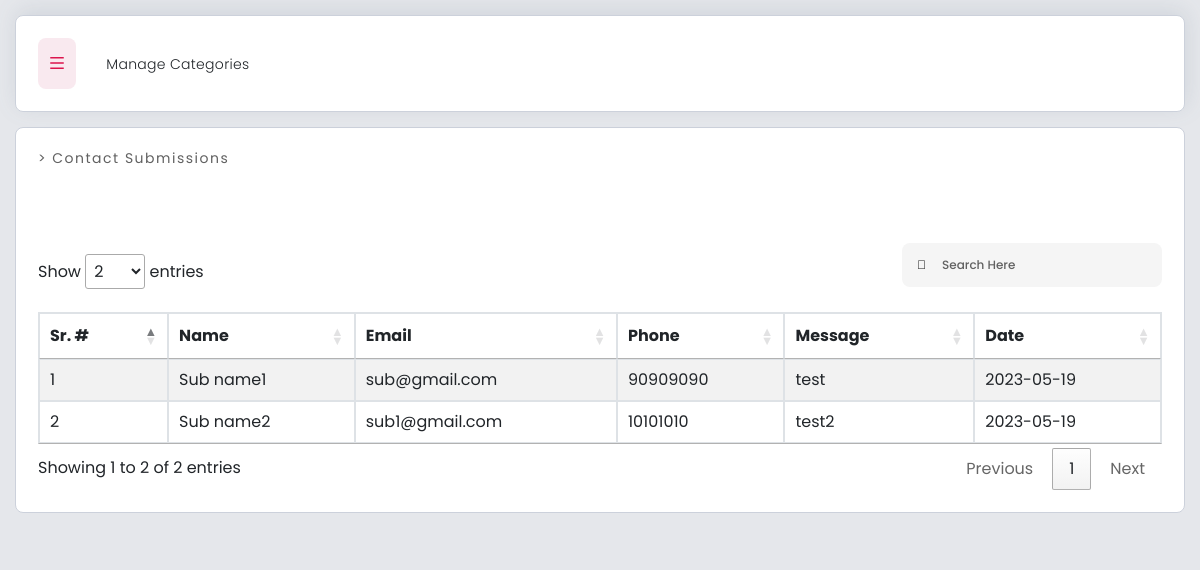
Page /admin/manage-submissions.php (signed in) on the committed database.
### tables this page shows
CREATE TABLE `submissions` (
  `sub_id` int(11) NOT NULL,
  `sub_name` text NOT NULL,
  `sub_phone` text NOT NULL,
  `sub_email` text NOT NULL,
  `sub_message` text NOT NULL,
  `sub_date` date NOT NULL
);

### admin/manage-submissions.php (the view, shortened to what this page needs)
<?php
include('include/functions.php');
    ?>
<!DOCTYPE html>
<html lang="en">
<head>
  <link rel="stylesheet" type="text/css" href="CSS-Files/form.css">
  <link rel="stylesheet" type="text/css" href="CSS-Files/Library.css">
  <link rel="stylesheet" type="text/css" href="CSS-Files/stylemain.css">
  <link href="https://cdn.jsdelivr.net/npm/remixicon@2.2.0/fonts/remixicon.css" rel="stylesheet">
  <link rel="stylesheet" href="https://use.fontawesome.com/releases/v5.3.1/css/all.css" />
  <link rel="stylesheet" href="https://pro.fontawesome.com/releases/v5.10.0/css/all.css" />
  <link rel="stylesheet" href="https://cdnjs.cloudflare.com/ajax/libs/font-awesome/5.12.1/css/all.min.css" />
  <link rel="stylesheet" href="https://cdn.datatables.net/1.13.1/css/jquery.dataTables.min.css">
  <link rel="stylesheet" href="https://maxcdn.bootstrapcdn.com/bootstrap/4.0.0/css/bootstrap.min.css">
</head>
<body>
  <div class="content-section">
    <section class="dashboard-header">
      <div class="header-container">
        <div class="web_header_main">
          <div class="web_header_0">
            <ul class="web_header_0_list_0">
              <li class="li_0 web_header_logo">
                <a class="header-hamburger-btn">
                  <i class="ri-menu-fill hamburger_img"></i>
                </a>
              </li>
              <ul class="web_header_0_list_1">
                <li class="li_0"><a to="/"> Manage Categories</a> </li>
              </ul>
            </ul>
          </div>
        </div>
      </div>
    </section>
    <div class="content-section-main">
      <div class="content-container">
        <div class="responsive_content_manage">
          <div class="pagination-list">
            <h5> > Contact Submissions</h5>
          </div>
          <div class="student_data_tabel_header">
            <div class="datatable_custom_search_field">
              <i class="fal fa-search"></i>
              <input id="custom_datatable_search_field" type="text" placeholder="Search Here">
            </div>
          </div>
          <table id="record_data_tabel" class="table table-striped table-bordered" style="width:100%">
            <thead>
              <tr>
                <th>Sr. #</th>
                <th>Name</th>
                <th>Email</th>
                <th>Phone</th>
                <th>Message</th>
                <th>Date</th>
              </tr>
            </thead>
            <tbody class="table-border-bottom-0">
              <?php
              $query = $db->query("SELECT * FROM submissions  ORDER BY sub_date DESC");
              while ($row = $query->fetch_assoc()) {
              ?>
                <tr>
                  <td><?=$row['sub_id'];?></td>
                  <td><?=$row['sub_name'];?></td>
                  <td><?=$row['sub_email'];?></td>
                  <td><?=$row['sub_phone'];?></td>
                  <td><?=$row['sub_message'];?></td>
                  <td><?php echo $row['sub_date']; ?></td>
                </tr>
              <?php
              }
              ?>
            </tbody>
        </div>
      </div>
    </div>
  </div>
</body>
</html>

### admin/CSS-Files/Library.css (style rules this page uses)
* { -web-kit-box-sizing: border-box; -moz-box-sizing: border-box; box-sizing: border-box; padding: 0px; margin: 0px; font-family: 'Poppins', sans-serif; }
html { scroll-behavior: smooth; }
:root { --bg-color-one: #F9E9EF; --bg-color-two: #fff; --bg-color-three: #DB154D; --bg-color-four: #E5E7EB; --bg-color-five: #f5f5f5; --btn-color-one: green; --btn-color-two: white; --text-color-one: #212121; --text-color-two: #a1acb8; --text-color-three: #616161; --text-color-four: #DB154D; --heading-font-family: 'Roboto', sans-serif; --content-font-family: 'Roboto', sans-serif; --btn-width: 148px; --btn-height: 48px; --custom-container-one: 1160px; --custom-container-two: 920px; --custom-container-three: 1500px; --filter-one: drop-shadow(2px -5px 11px rgba(67,89,113, 12%)); --filter-two: drop-shadow(10px -1px 15px rgba(72, 158, 180, 0.9)); --border-color-one:#CCD1DB; --border-color-two: #DB154D; --border-color-three:#fff; }
body { float: left; width: 100%; margin: 0px; display: block; background-color: var(--bg-color-two); font-family: 'Poppins', sans-serif; }

### admin/CSS-Files/stylemain.css (style rules this page uses)
.student_data_tabel_header { display: flex; align-items: center; justify-content: flex-end; transform: translateY(48px); margin-bottom: 15px; position: relative; z-index: 99; }
.datatable_custom_search_field { width: 260px; background: #F5F5F5; border-radius: 8px; height: 44px; display: flex; align-items: center; position: relative; }
.datatable_custom_search_field i { font-size: 12px; color: #000; position: absolute; left: 15px; height: 100%; display: flex; align-items: center; justify-content: center; }
.datatable_custom_search_field input { font-style: normal; font-weight: 500; font-size: 12px; line-height: 20px; display: flex; align-items: center; color: #616161; outline: unset; border: unset; background-color: unset; width: 100%; height: 100%; padding: 0px 15px 0px 40px; }
.datatable_custom_search_field input::placeholder { color: #616161; }
.dashboard-header { display: block; width: 100%; padding: 15px 15px 0px 15px; }
.header-container { max-width: var(--custom-container-three); margin: 0 auto; }
.web_header_main { display: flex; width: 100%; background-color: var(--bg-color-two); filter: var(--filter-one); padding: 20px 15px; border: 1px solid var(--border-color-one); border-radius: 8px; padding: 22px; align-items: center; justify-content: space-between; }
.web_header_main a { text-decoration: none !important; font-size: 14px; color: var(--text-color-one); font-weight: 300; letter-spacing: 0.3px; }
.web_header_0 { display: flex; justify-content: space-between; width: 100%; align-items: center; }
.web_header_0 ul { display: flex; align-items: center; margin: 0px; }
.web_header_0 ul li { list-style: none !important; }
ul.web_header_0_list_1 { padding-left: 30px; margin: 0px; }
.web_header_0_list_0 li a { text-decoration: none !important; font-size: 14px; color: var(--text-color-one); font-weight: 300; letter-spacing: 0.3px; }
.header-hamburger-btn { cursor: pointer; display: flex; }
.header-hamburger-btn i { font-size: 18px; color: var(--bg-color-three); background-color: var(--bg-color-one); border-radius: 8px; padding: 12px 10px; }
html { scrollbar-width: thin; }
.content-section-main { width: 100%; padding: 15px 15px 30px 15px; background-color: var(--bg-color-four); }
.content-section { background-color: var(--bg-color-four); padding-left: 280px; transition: 0.5s ease-in-out; display: flex; flex-direction: column; height: 100vh; }
.responsive_content_manage { background-color: var(--bg-color-two); border: 1px solid var(--border-color-one); border-radius: 8px; padding: 22px; }
.pagination-list { display: flex; width: 100%; padding-bottom: 20px; }
.pagination-list h5 { color:var(--text-color-three); font-size: 14px; font-weight: 400; letter-spacing: 1.5px; }
@media (max-width: 1200px) { .content-section { padding-left: 0px; } }

### rows in the picture
submissions: sub_id "1", sub_name "Sub name1", sub_email "sub@gmail.com", sub_phone "90909090", sub_message "test", sub_date "2023-05-19"
submissions: sub_id "2", sub_name "Sub name2", sub_email "sub1@gmail.com", sub_phone "10101010", sub_message "test2", sub_date "2023-05-19"
